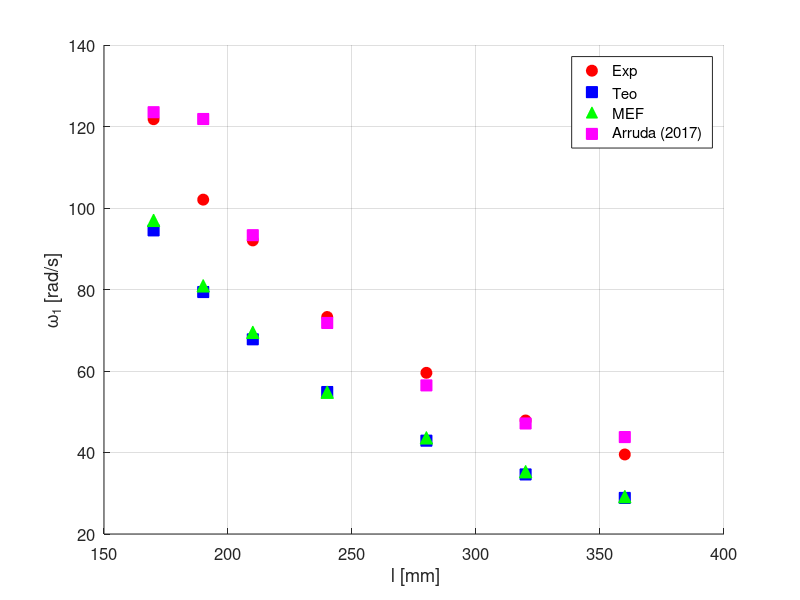
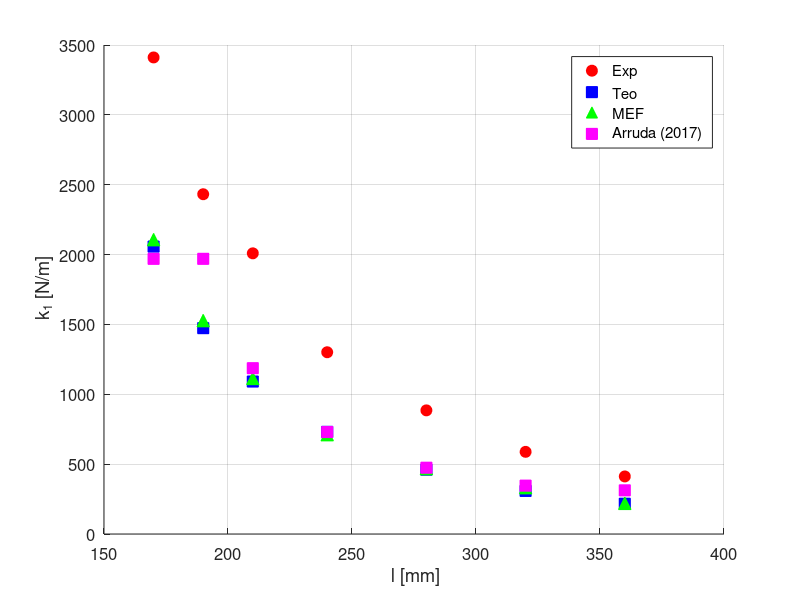

Source code (MATLAB) for these figures, in order:
%% ===============================
% CORES PADRÃO (TCC) – CORES PURAS
% ===============================
red     = [1 0 0];   % Experimental
blue    = [0 0 1];   % Teórica
green   = [0 1 0];   % Numérica (MEF)
purple  = [1 0 1];   % Arruda (2017)

%% ===============================
% DADOS – TABELA 19
%% ===============================
l = [170 190 210 240 280 320 360]; % [mm]

w_exp = [121.79 102.05 92.05 73.26 59.55 47.86 39.52];
w_teo = [94.51 79.38 67.78 54.84 42.90 34.62 28.85];
w_num = [96.98 80.91 69.50 54.80 43.61 35.30 29.19];
w_arr = [123.513 121.840 93.336 71.789 56.471 47.122 43.788];

%% ===============================
% GRÁFICO – FREQUÊNCIA × COMPRIMENTO
%% ===============================
figure; hold on;

plot(l, w_exp, 'o', 'MarkerSize',8, 'MarkerFaceColor',red,'MarkerEdgeColor',red);
plot(l, w_teo, 's', 'MarkerSize',8, 'MarkerFaceColor',blue,'MarkerEdgeColor',blue);
plot(l, w_num, '^', 'MarkerSize',9, 'MarkerFaceColor',green,'MarkerEdgeColor',green);
plot(l, w_arr, 's', 'MarkerSize',8, 'MarkerFaceColor',purple,'MarkerEdgeColor',purple);

xlabel(' l [mm]');
ylabel('\omega_1 [rad/s]');
title('');

legend('Exp','Teo','MEF','Arruda (2017)', ...
       'Location','northeast');

grid on;
set(gca,'FontSize',12);

% --- PADRÃO DE FIGURA ---
set(gcf,'Units','centimeters');
set(gcf,'Position',[5 5 16 12]);

% --- SALVAMENTO EM ALTA RESOLUÇÃO ---
exportgraphics(gcf,'Figura 25a.png','Resolution',600);

hold off;

%% ===============================
% DADOS – TABELA 17
%% ===============================
k_exp = [3411 2432 2009 1301 885 588 412];
k_teo = [2057.10 1473.47 1091.30 731.08 460.39 308.43 216.62];
k_num = [2106.91 1527.52 1113.43 711.28 467.87 331.84 219.54];
k_arr = [1969.46 1969.46 1186.86 729.72 474.30 346.10 312.55];

%% ===============================
% GRÁFICO – RIGIDEZ × COMPRIMENTO
%% ===============================
figure; hold on;

plot(l, k_exp, 'o', 'MarkerSize',8, 'MarkerFaceColor',red,'MarkerEdgeColor',red);
plot(l, k_teo, 's', 'MarkerSize',8, 'MarkerFaceColor',blue,'MarkerEdgeColor',blue);
plot(l, k_num, '^', 'MarkerSize',9, 'MarkerFaceColor',green,'MarkerEdgeColor',green);
plot(l, k_arr, 's', 'MarkerSize',8, 'MarkerFaceColor',purple,'MarkerEdgeColor',purple);

xlabel(' l [mm]');
ylabel(' k_1 [N/m]');
title('');

legend('Exp','Teo','MEF','Arruda (2017)', ...
       'Location','northeast');

grid on;
set(gca,'FontSize',12);

% --- PADRÃO DE FIGURA ---
set(gcf,'Units','centimeters');
set(gcf,'Position',[5 5 16 12]);

% --- SALVAMENTO EM ALTA RESOLUÇÃO ---
exportgraphics(gcf,'Figura 25b.png','Resolution',600);

hold off;
